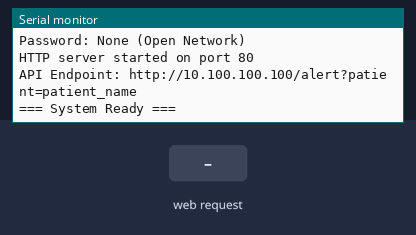
A sketch run on a simulated ESP32. Shown: the last lines printed to the serial monitor. The test bench sets the inputs (shaded band).

Above: at 1.2 s.
1.3 s: HTTP request GET /alert received
At 2.3 s:
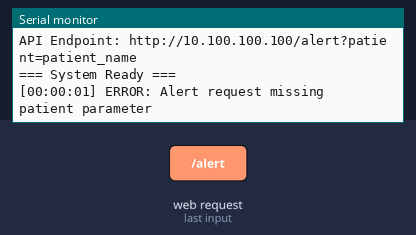
2.8 s: HTTP request GET /alert?patient=1 received
At 3.5 s:
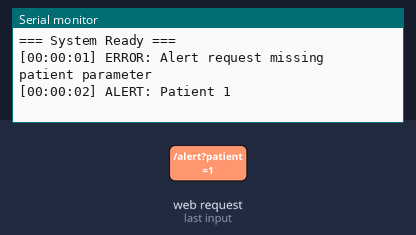

The sketch:

medical_alert_button_sep18a.ino
```cpp
#include <WiFi.h>
#include <WebServer.h>

// Network configuration
const char* ssid = "ECE 5900";
const char* password = "";  // No password (open network)

// Static IP configuration
IPAddress local_IP(10, 100, 100, 100);
IPAddress gateway(10, 100, 100, 100);
IPAddress subnet(255, 255, 255, 0);

// Web server on port 80
WebServer server(80);

// Function to get current timestamp (using millis for uptime)
String getTimestamp() {
  unsigned long currentTime = millis();
  unsigned long seconds = currentTime / 1000;
  unsigned long minutes = seconds / 60;
  unsigned long hours = minutes / 60;

  seconds = seconds % 60;
  minutes = minutes % 60;
  hours = hours % 24;

  char timestamp[20];
  sprintf(timestamp, "%02lu:%02lu:%02lu", hours, minutes, seconds);
  return String(timestamp);
}

// Handle alert requests
void handleAlert() {
  // Check if patient parameter exists
  if (server.hasArg("patient")) {
    String patientName = server.arg("patient");
    String timestamp = getTimestamp();

    // Print alert to serial monitor
    Serial.println("[" + timestamp + "] ALERT: Patient " + patientName);

    // Send HTTP response
    server.send(200, "text/plain", "Alert received for patient: " + patientName);
  } else {
    // Missing patient parameter
    Serial.println("[" + getTimestamp() + "] ERROR: Alert request missing patient parameter");
    server.send(400, "text/plain", "Error: Missing patient parameter");
  }
}

// Handle root path (optional - for testing)
void handleRoot() {
  String html = "<html><body>";
  html += "<h1>Medical Alert System</h1>";
  html += "<p>ESP32 Access Point Hub</p>";
  html += "<p>IP: 10.100.100.100</p>";
  html += "<p>API Endpoint: /alert?patient=patient_name</p>";
  html += "<p>Example: <a href='/alert?patient=test_patient'>/alert?patient=test_patient</a></p>";
  html += "</body></html>";

  server.send(200, "text/html", html);
}

// Handle 404 errors
void handleNotFound() {
  String message = "File Not Found\n\n";
  message += "URI: ";
  message += server.uri();
  message += "\nMethod: ";
  message += (server.method() == HTTP_GET) ? "GET" : "POST";
  message += "\nArguments: ";
  message += server.args();
  message += "\n";

  for (uint8_t i = 0; i < server.args(); i++) {
    message += " " + server.argName(i) + ": " + server.arg(i) + "\n";
  }

  Serial.println("[" + getTimestamp() + "] 404 Error: " + server.uri());
  server.send(404, "text/plain", message);
}

void setup() {
  // Initialize serial communication
  Serial.begin(115200);
  Serial.println();
  Serial.println("=== Medical Alert System Starting ===");

  // Configure WiFi Access Point
  Serial.print("Setting up Access Point...");

  // Configure static IP
  if (!WiFi.softAPConfig(local_IP, gateway, subnet)) {
    Serial.println("Failed to configure static IP");
  }

  // Start Access Point
  if (WiFi.softAP(ssid, password)) {
    Serial.println(" Success!");
    Serial.print("SSID: ");
    Serial.println(ssid);
    Serial.print("IP Address: ");
    Serial.println(WiFi.softAPIP());
    Serial.println("Password: None (Open Network)");
  } else {
    Serial.println(" Failed!");
    return;
  }

  // Configure web server routes
  server.on("/", handleRoot);
  server.on("/alert", handleAlert);
  server.onNotFound(handleNotFound);

  // Start web server
  server.begin();
  Serial.println("HTTP server started on port 80");
  Serial.println("API Endpoint: http://10.100.100.100/alert?patient=patient_name");
  Serial.println("=== System Ready ===");
  Serial.println();
}

void loop() {
  // Handle incoming client requests
  server.handleClient();

  // Small delay to prevent watchdog timer issues
  delay(2);
}
```

Measured:
- after the input at 1.3 s, the serial monitor: prints a new line at once (image 1)
- after the input at 2.8 s, the serial monitor: prints a new line at once (image 2)
